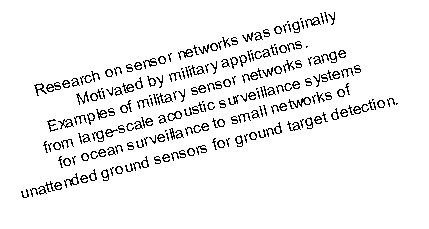
#> input picture data/raw/WhatsApp Image 2026-05-06 at 10.49.04 PM.jpeg, 429 x 229 px
$ python -i preprocessing.py   (imports and definitions only)
#> lines starting #> are read from the running program, lines starting #| are printed output that depends on the picture; after the words box and inside, x2 and y2 are one past the last pixel; in counts of white or black regions, pixels touching at a corner belong together
#> further down, picture is the input picture: shape (229, 429, 3); min 0, max 255, mean 239.2
import cv2
import numpy as np

def advanced_preprocess(img):

    # 1. grayscale
    gray = cv2.cvtColor(img, cv2.COLOR_BGR2GRAY)

    # 2. denoise
    denoised = cv2.medianBlur(gray, 3)
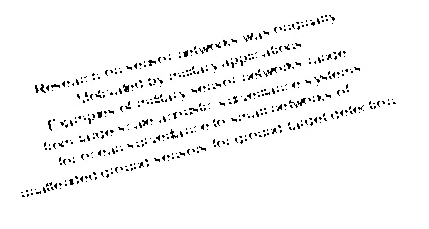
#> denoised: shape (229, 429); min 0, max 255, mean 246.2

    # 3. contrast improve (CLAHE)
    clahe = cv2.createCLAHE(clipLimit=2.0, tileGridSize=(8,8))
    contrast = clahe.apply(denoised)

    # 4. adaptive threshold
    thresh = cv2.adaptiveThreshold(
        contrast, 255,
        cv2.ADAPTIVE_THRESH_GAUSSIAN_C,
        cv2.THRESH_BINARY,
        11, 2
    )
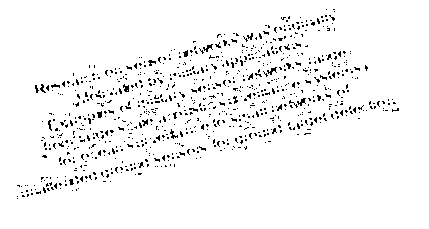
#> thresh: shape (229, 429); 95.8% white; black in thin lines or dots, all inside (x1, y1, x2, y2) = (17, 9, 399, 199)

    # 5. morphological cleaning
    kernel = np.ones((1,1), np.uint8)
    cleaned = cv2.morphologyEx(thresh, cv2.MORPH_CLOSE, kernel)

    return cleaned


def deskew(img):
    coords = np.column_stack(np.where(img > 0))
#> coords = 94067 pairs, first value 0 to 228, second value 0 to 428

    if len(coords) == 0:
        return img

    angle = cv2.minAreaRect(coords)[-1]
#> angle = -90

    if angle < -45:
        angle = -(90 + angle)
#> angle = 0
    else:
        angle = -angle

    (h, w) = img.shape[:2]
#> h = 229; w = 429
    center = (w // 2, h // 2)
#> center = (214, 114)

    M = cv2.getRotationMatrix2D(center, angle, 1.0)
#> M = [[1, 0, 0], [0, 1, 0]]

    rotated = cv2.warpAffine(
        img, M, (w, h),
        flags=cv2.INTER_CUBIC,
        borderMode=cv2.BORDER_REPLICATE
    )

    return rotated


def full_pipeline(img):
    processed = advanced_preprocess(img)
    processed = deskew(processed)
    return processed

>>> import cv2
>>> picture = cv2.imread('../data/raw/WhatsApp Image 2026-05-06 at 10.49.04 PM.jpeg')
>>> result = full_pipeline(picture)

$ run again, on data/raw/WhatsApp Image 2026-05-06 at 8.40.30 PM.jpeg
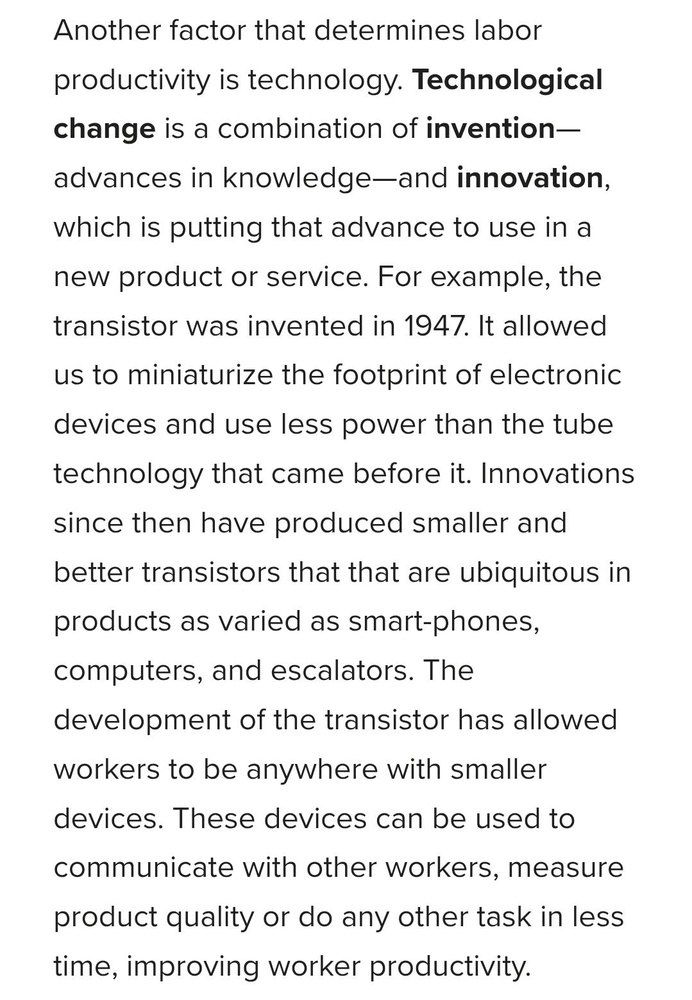
#> input picture data/raw/WhatsApp Image 2026-05-06 at 8.40.30 PM.jpeg, 692 x 1000 px, shrunk from 1079 x 1559 before the run
#> picture is the input picture: shape (1000, 692, 3); mean B, G, R 236.9, 236.9, 236.9
#> in advanced_preprocess, `denoised = cv2.medianBlur(gray, 3)`:
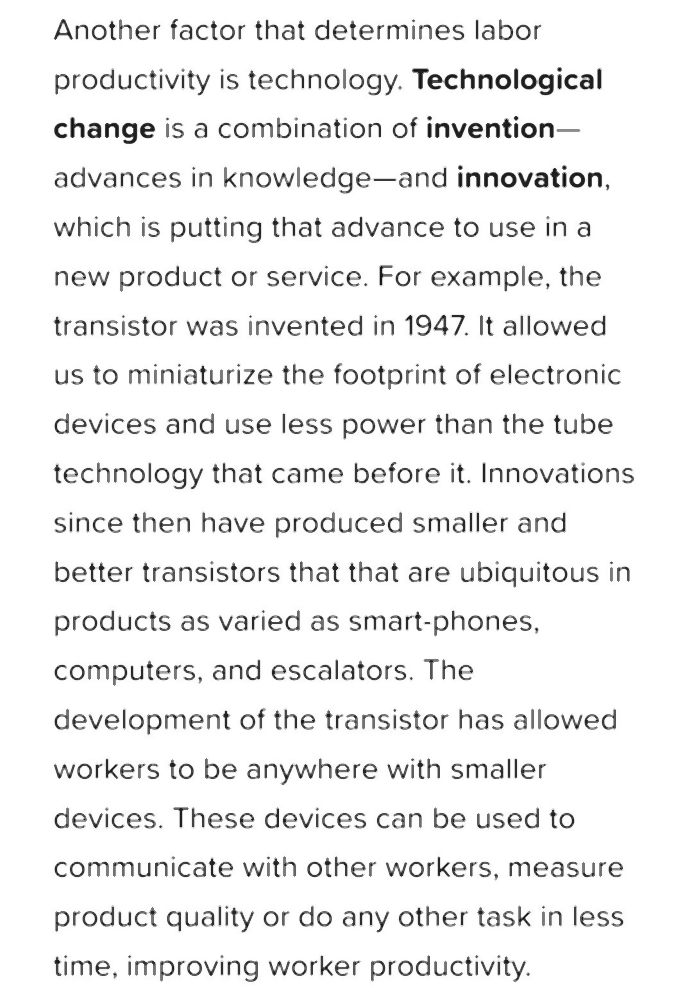
#> denoised: shape (1000, 692); min 12, max 255, mean 239.3
#> in advanced_preprocess, `thresh = cv2.adaptiveThreshold( contrast, 255, cv2.ADAPTIVE_THRESH_GAU..`:
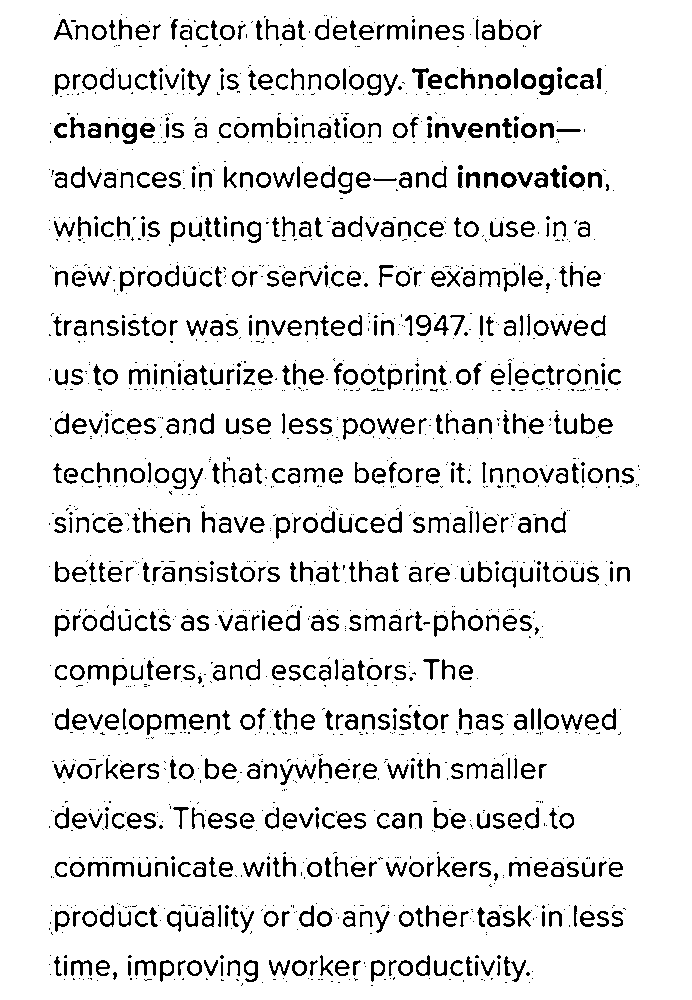
#> thresh: shape (1000, 692); 90.6% white; black in thin lines or dots, all inside (x1, y1, x2, y2) = (49, 14, 640, 986)
#> coords = 627108 pairs, first value 0 to 999, second value 0 to 691
#> in deskew, `angle = cv2.minAreaRect(coords)[-1]`: angle = -90
#> in deskew, `angle = -(90 + angle)`: angle = 0
#> M = [[1, 0, 0], [0, 1, 0]]

$ run again, on data/raw/WhatsApp Image 2026-05-06 at 8.40.31 PM.jpeg
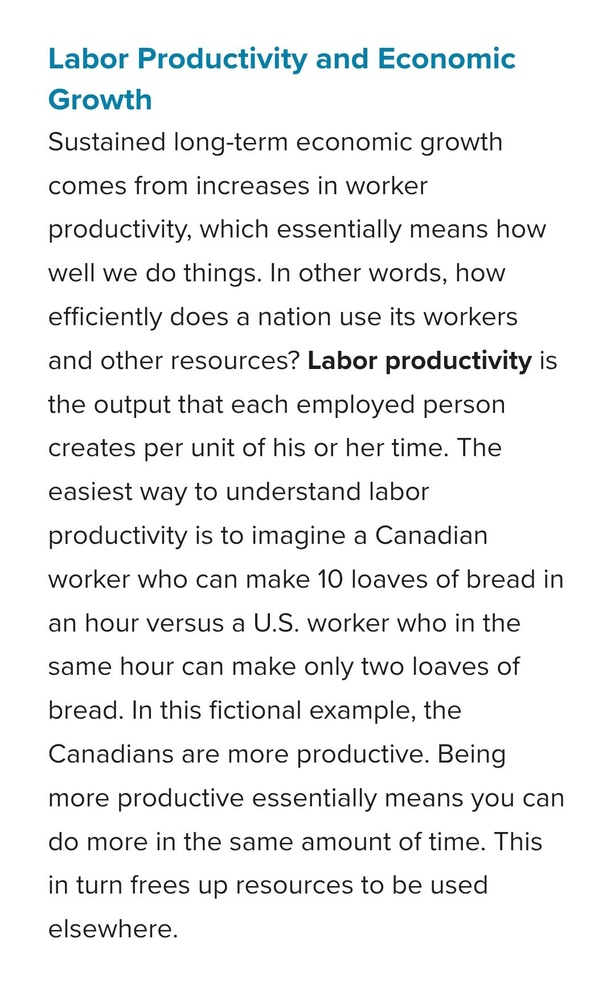
#> input picture data/raw/WhatsApp Image 2026-05-06 at 8.40.31 PM.jpeg, 615 x 1000 px, shrunk from 1080 x 1756 before the run
#> picture is the input picture: shape (1000, 615, 3); mean B, G, R 240.2, 240, 239.1
#> in advanced_preprocess, `denoised = cv2.medianBlur(gray, 3)`:
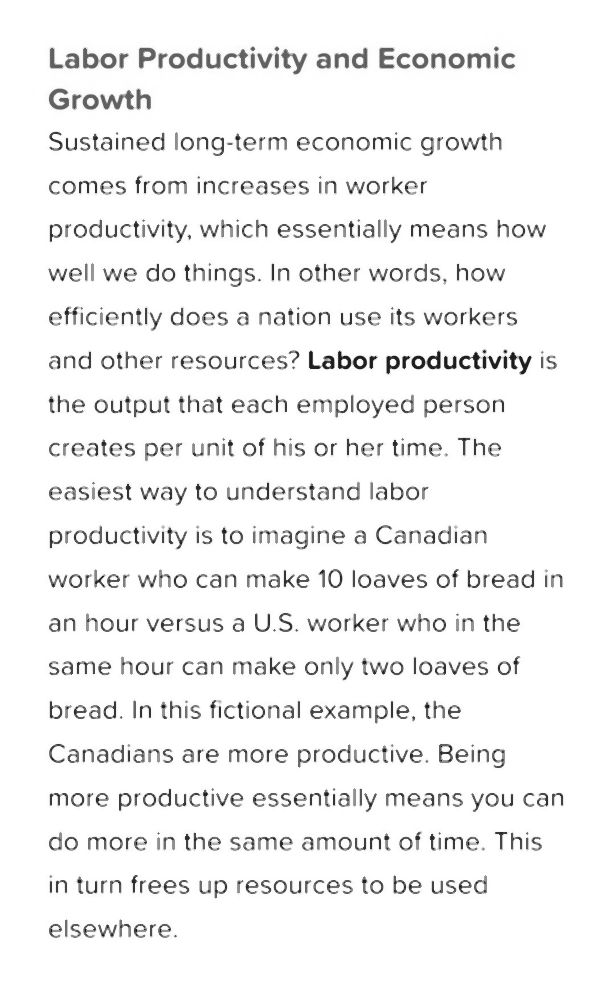
#> denoised: shape (1000, 615); min 18, max 255, mean 242.3
#> in advanced_preprocess, `thresh = cv2.adaptiveThreshold( contrast, 255, cv2.ADAPTIVE_THRESH_GAU..`:
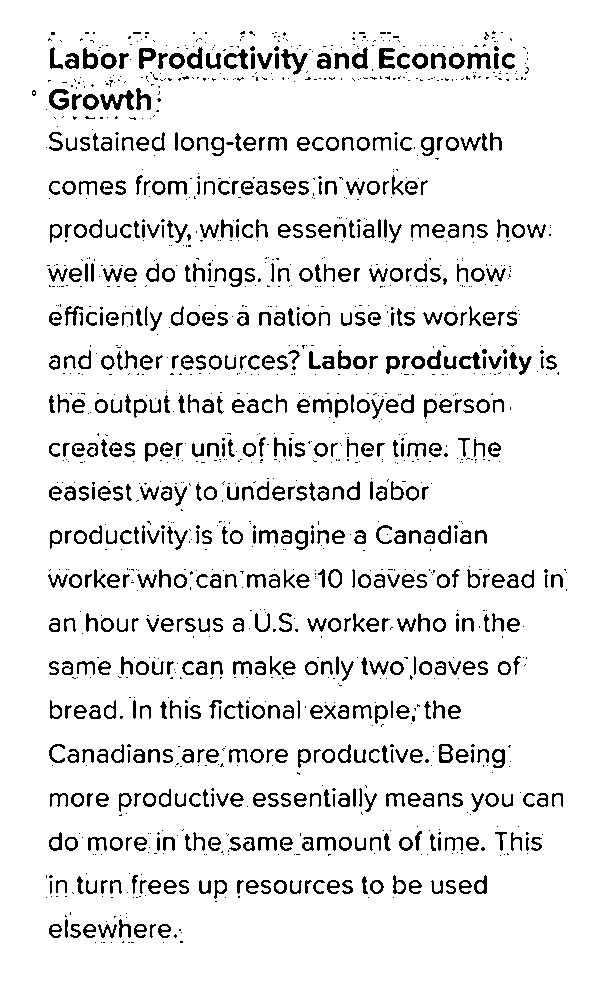
#> thresh: shape (1000, 615); 91.6% white; black in thin lines or dots, all inside (x1, y1, x2, y2) = (32, 31, 567, 943)
#> coords = 563072 pairs, first value 0 to 999, second value 0 to 614
#> in deskew, `angle = cv2.minAreaRect(coords)[-1]`: angle = -90
#> in deskew, `angle = -(90 + angle)`: angle = 0
#> M = [[1, 0, 0], [0, 1, 0]]

$ run again, on data/raw/WhatsApp Image 2026-05-06 at 8.40.32 PM.jpeg
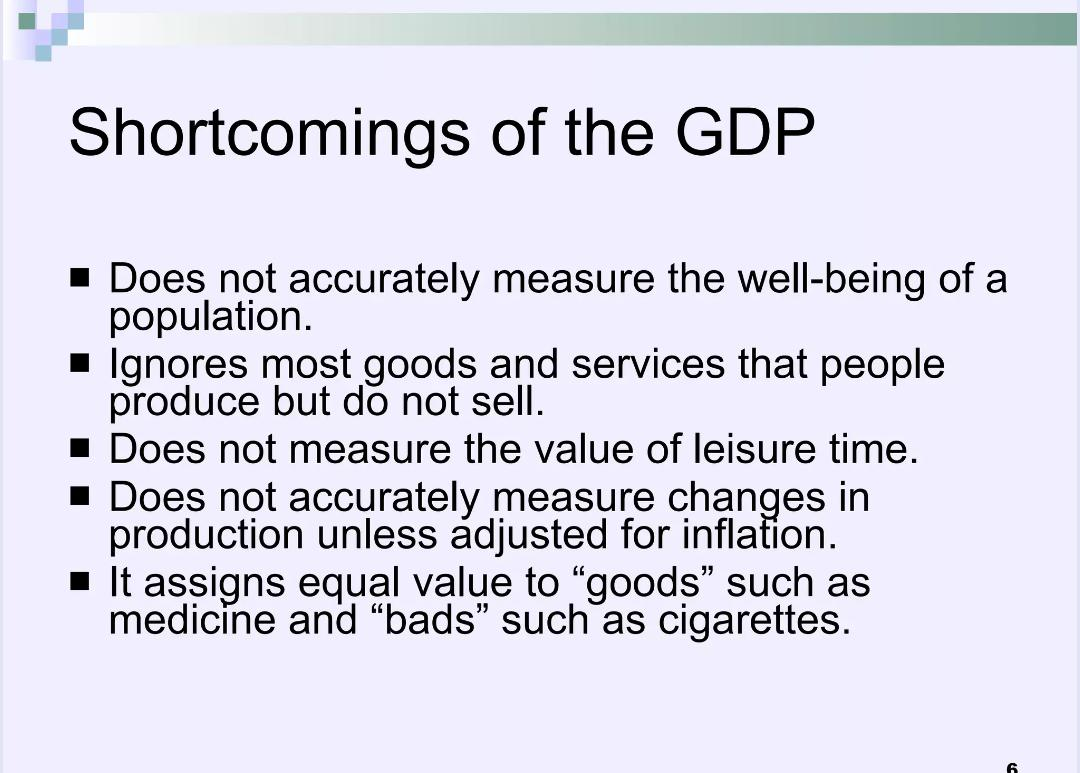
#> input picture data/raw/WhatsApp Image 2026-05-06 at 8.40.32 PM.jpeg, 1080 x 773 px
#> picture is the input picture: shape (773, 1080, 3); mean B, G, R 232.4, 218.5, 220
#> in advanced_preprocess, `contrast = clahe.apply(denoised)`:
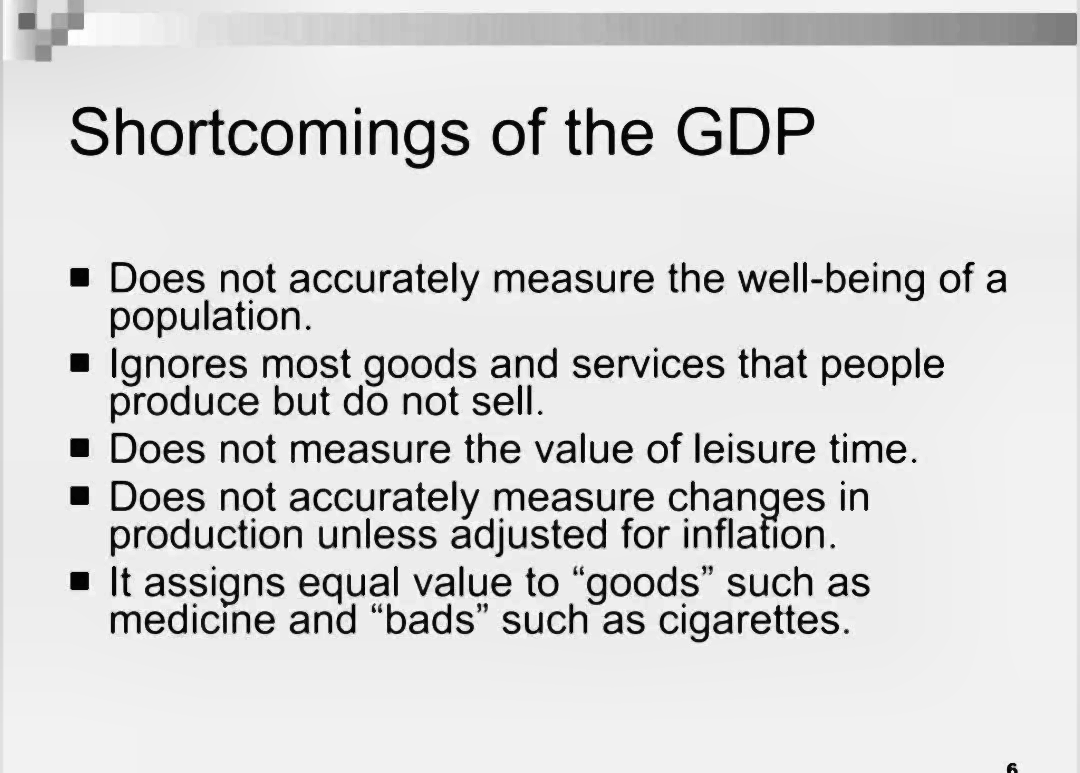
#> contrast: shape (773, 1080); min 1, max 254, mean 217.5
#> in advanced_preprocess, `thresh = cv2.adaptiveThreshold( contrast, 255, cv2.ADAPTIVE_THRESH_GAU..`:
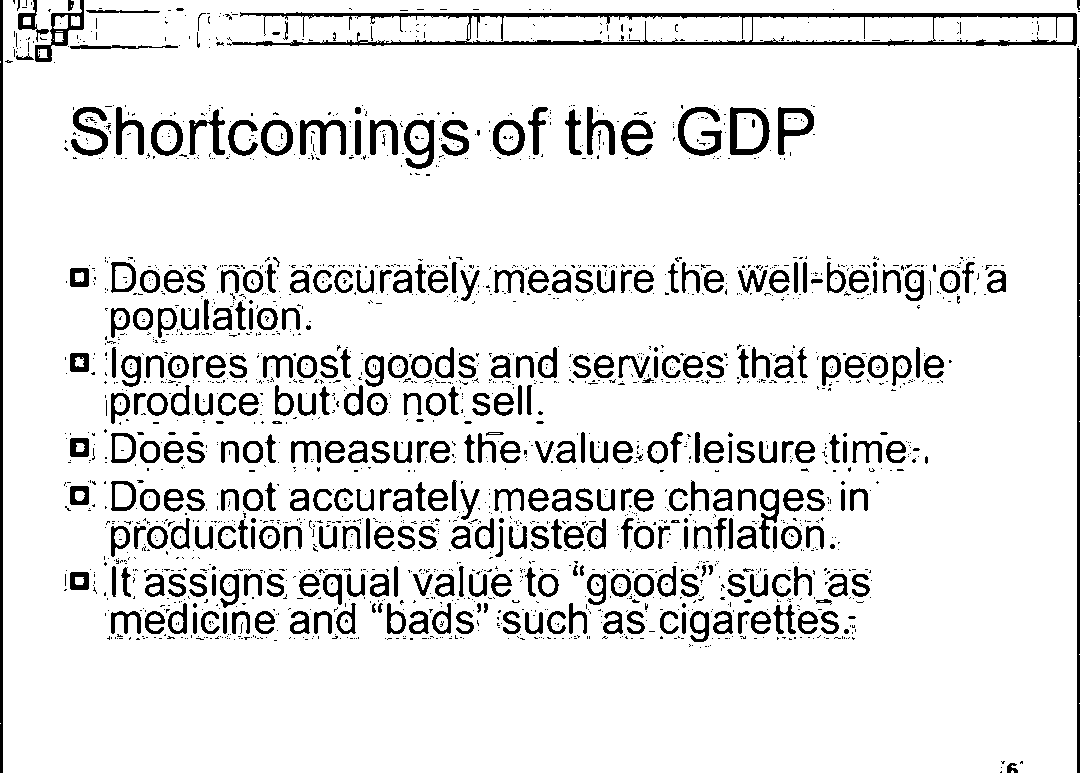
#> thresh: shape (773, 1080); 89.8% white; 2221 black regions (1874 under 20 px), largest, box (x1, y1, x2, y2) and area: (227, 12, 1077, 46) 6701, (0, 0, 3, 773) 2316, (1077, 48, 1080, 773) 2156
#> coords = 749411 pairs, first value 0 to 772, second value 0 to 1079
#> in deskew, `angle = cv2.minAreaRect(coords)[-1]`: angle = -90
#> in deskew, `angle = -(90 + angle)`: angle = 0
#> M = [[1, 0, 0], [0, 1, 0]]
